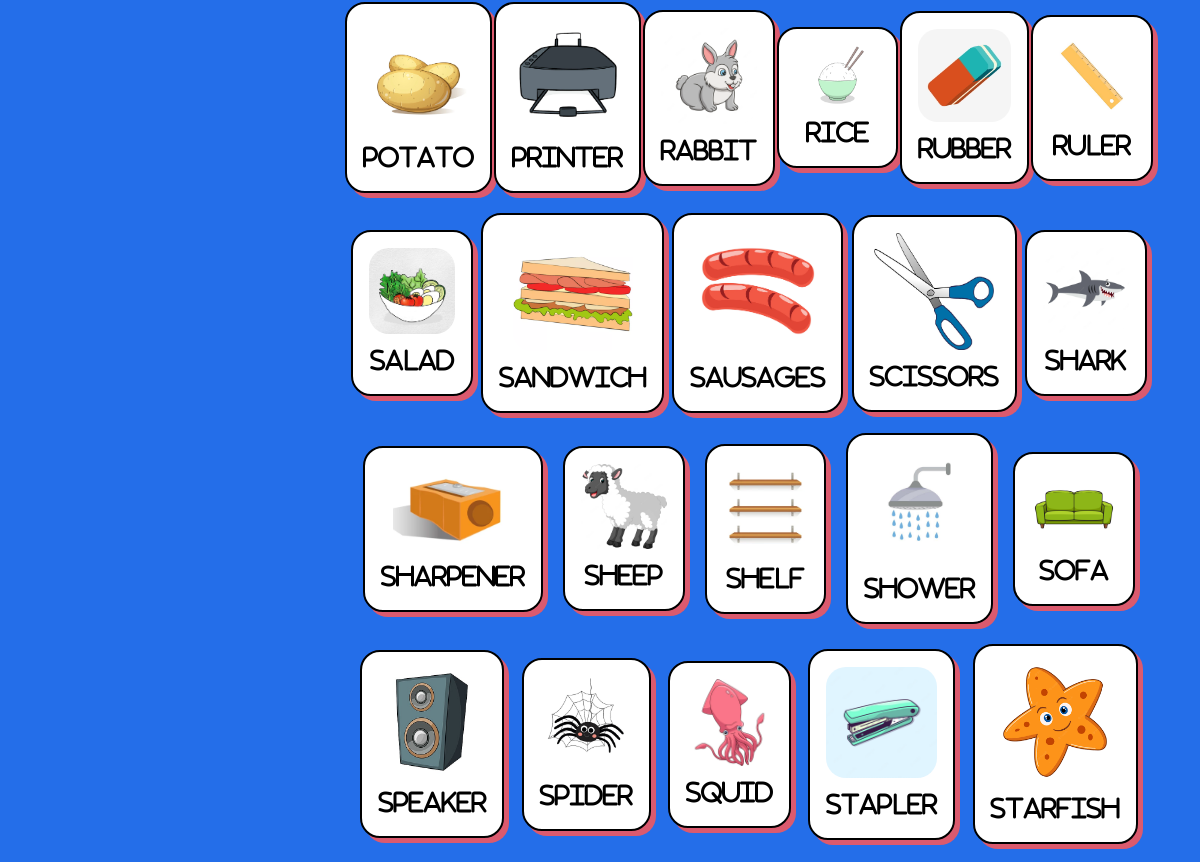
Before: /vocabulary/ (middle part) with the older database file.
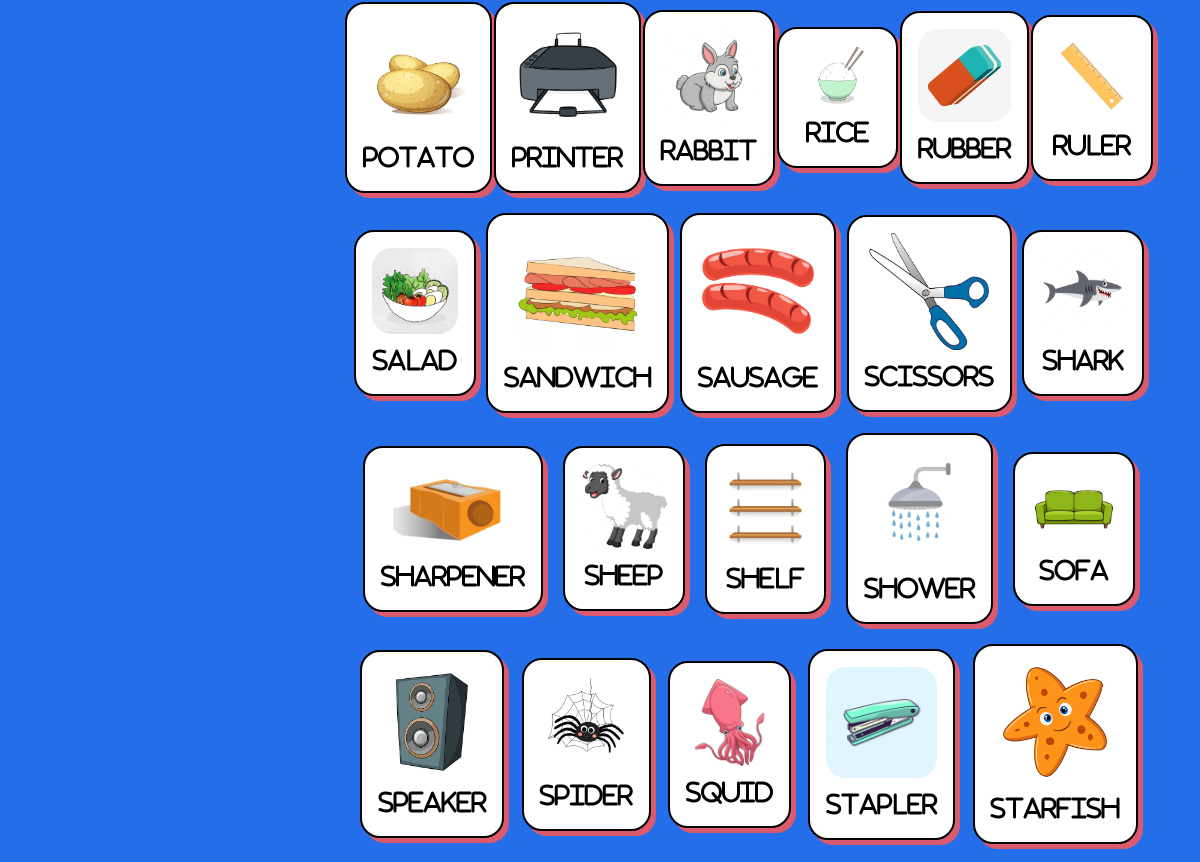
After: the same page with the newer database file.
### game/models.py (models this page shows, shortened)
class Hangman(models.Model):
    TYPES=[('Animal', 'Animal'),('Food','Food'), ('Furniture', 'Furniture'), ('School material', 'School material')]
    id = models.AutoField(primary_key=True)
    word = models.CharField(max_length=50)
    types = models.CharField(max_length=50, choices=TYPES)
    spanish = models.CharField(max_length=100)
    photo = models.ImageField(null=True)
    audio = models.FileField(upload_to='audio',null=True)

### vocabulary/views.py (the view)
# urls.py: path('', include('vocabulary.urls')),
def vocabulary(request):
    hangman=Hangman.objects.all()
    hangman=hangman.order_by("word")
    return render(request, 'vocabulary.html', {'vocabulary':hangman})

### vocabulary/templates/vocabulary.html (shortened to what this page needs)
{% extends "base.html" %}
{% load static %}
{% block content %}
<div class="grid_vocabulary">
    <section id="vocabulary" class="vocabulary">
      {% for word in vocabulary %}
      <a href="#addBookDialog" data-toggle="modal" data-target="#exampleModal" data-word="{{word.word}}" data-spanish="{{word.spanish}}" data-audio="{{word.audio}}" class="open-dialog">
      <div id="word">
          <img src="/media/{{word.photo}}" />
          <p>{{word.word}}</p>
      </div>
    </a>
      {% endfor %}
    </section>
</div>
{% endblock content %}

### user/templates/base.html (shortened to what this page needs)
{% load static %}
<!DOCTYPE html>
<html lang="en">
  <head>
    {% load bootstrap4 %} {% bootstrap_css %}
    <link rel="stylesheet" href="{% static 'css/styles.css' %}" />
  </head>
  <body>
    {% block content %}
    {% endblock content %}
  </body>
</html>

### user/static/css/styles.css (style rules this page uses)
* { color: white; font-family: Montagu Slab, FontAwesome; }
body { background-color: #246ee9; }
.grid_vocabulary { display: grid; grid-template-rows: 150px auto; grid-template-columns: 24% 1fr; grid-gap: 10px; margin-bottom: 50px; }
.grid_vocabulary .vocabulary { grid-column: 2/3; grid-row: 2/3; margin: 0px 5%; display: flex; flex-wrap: wrap; align-items: center; justify-content: space-evenly; padding: 20px 0px; row-gap: 20px; }

Changed rows visible on the page:
changed Hangman: word "Sausages" → "Sausage"
